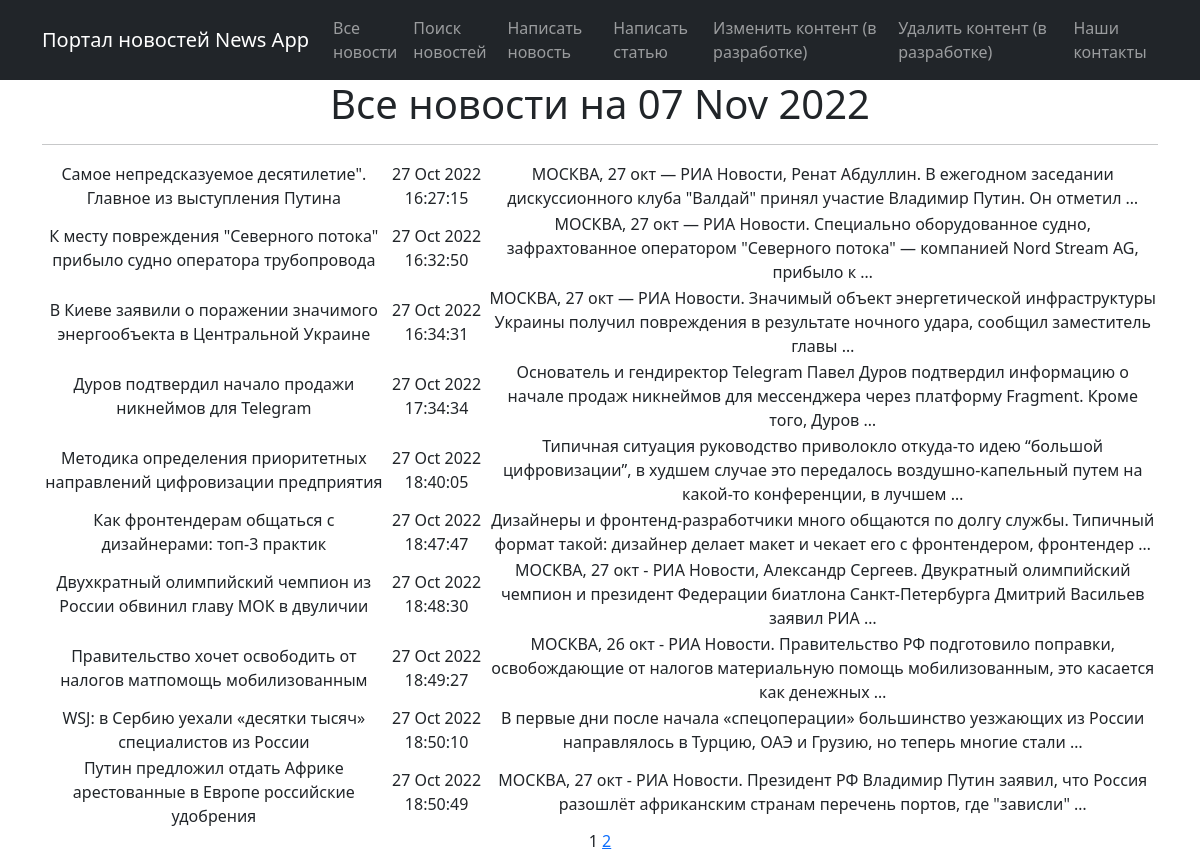
Page /news/ on the committed database.
### news_app/models.py (models this page shows, shortened)
class Post(models.Model):
	NEWS = 'NW'
	ARTICLE = 'AR'
	POST_TYPE = (
		(NEWS, 'Новость'),
		(ARTICLE, 'Статья')
	)
	categoryType = models.CharField(max_length=2, choices=POST_TYPE, default=ARTICLE)
	postTime = models.DateTimeField(auto_now_add=True)
	title = models.CharField(max_length=128)
	content = models.TextField()
	rating = models.SmallIntegerField(default=0)
	author = models.ForeignKey(Author, on_delete=models.CASCADE)
	category = models.ManyToManyField(Category, through='PostCategory')

### news_app/views.py (the view)
# urls.py: path('', PostList.as_view(), name='posts_list'),
class PostList(ListView):
    raise_exception = True
    model = Post
    ordering = 'postTime'
    template_name = 'posts.html'
    context_object_name = 'posts'
    paginate_by = 10
    def get_context_data(self, **kwargs):
        context = super().get_context_data(**kwargs)
        context['time_now'] = datetime.utcnow()
        return context

### news_app/templatetags/custom_filters.py (called while the page is built)
@register.filter()
def censor(value):
	stop_list_words = ['сосала', 'валят']
	for word in value.split():
		if word.lower() in stop_list_words:
			value = value.replace(word, f'{word[0]}{"*" * (len(word)-1)}')
	return value

### news_app/templatetags/custom_tags.py (called while the page is built)
@register.simple_tag(takes_context=True)
def url_replace(context, **kwargs):
   d = context['request'].GET.copy()
   for k, v in kwargs.items():
       d[k] = v
   return d.urlencode()

### templates/posts.html (shortened to what this page needs)
{% extends 'flatpages/default.html' %}
{% load custom_filters %}
{% load custom_tags %}
{% block content %}
   <h1>Все новости на {{ time_now|date:'d M Y' }} </h1>
   <hr>
   {% if posts %}
       <table>
           {% for post in posts %}
           <tr>
               <td> {{   post.title   }} </td>
               <td> {{   post.postTime|date:' d M Y H:i:s '   }} </td>
               <td> {{   post.content|truncatewords:20|censor   }} </td>
           </tr>
           {% endfor %}
       </table>
   {% else %}
       <h2>Новостей нет</h2>
   {% endif %}
   {{ page_obj.number }}
   {% if page_obj.has_next %}
       <a href="?{% url_replace page=page_obj.next_page_number %}">{{ page_obj.next_page_number }}</a>
   {% endif %}
{% endblock content %}

### templates/flatpages/default.html (shortened to what this page needs)
<!DOCTYPE html>
<html lang="en">
    <head>
        {% load static %}
        <link href="{% static 'css/styles.css' %}" rel="stylesheet" />
    </head>
    <body>
<nav class="navbar navbar-expand-lg navbar-dark bg-dark static-top">
   <div class="container">
       <a class="navbar-brand" href="#">Портал новостей News App</a>
       <div class="collapse navbar-collapse" id="navbarResponsive">
           <ul class="navbar-nav ml-auto">
               <li class="nav-item active">
                   <a class="nav-link" href="/news">Все новости
                   </a>
               </li>
               <li class="nav-item">
                   <a class="nav-link" href="/news/search">Поиск новостей</a>
               </li>
               <li class="nav-item">
                   <a class="nav-link" href="/news/create">Написать новость</a>
               </li>
               <li class="nav-item">
                   <a class="nav-link" href="/news/article/create">Написать статью</a>
               </li>
               <li class="nav-item">
                   <a class="nav-link" href="/news">Изменить контент (в разработке)</a>
               </li>
               <li class="nav-item">
                   <a class="nav-link" href="/news">Удалить контент (в разработке)</a>
               </li>
               <li class="nav-item">
                   <a class="nav-link" href="/contacts/">Наши контакты</a>
               </li>
           </ul>
       </div>
   </div>
</nav>
    <div class="container">
        <div class="row">
            <div class="cpl-lg-12 text-center">
                {% block content %}{% endblock content %}
            </div>
        </div>
    </div>
    </body>
</html>

### rows in the picture
Post: title "Самое непредсказуемое десятилетие\". Главное из выступления Путина", postTime "27 Oct 2022 16:27:15", content|censor "МОСКВА, 27 окт — РИА Новости, Ренат Абдуллин. В ежегодном заседании дискуссионного клуба \"Валдай\" принял участие Владимир Путин. Он отметил …"
Post: title "К месту повреждения \"Северного потока\" прибыло судно оператора трубопровода", postTime "27 Oct 2022 16:32:50", content|censor "МОСКВА, 27 окт — РИА Новости. Специально оборудованное судно, зафрахтованное оператором \"Северного потока\" — компанией Nord Stream AG, прибыло к …"
Post: title "В Киеве заявили о поражении значимого энергообъекта в Центральной Украине", postTime "27 Oct 2022 16:34:31", content|censor "МОСКВА, 27 окт — РИА Новости. Значимый объект энергетической инфраструктуры Украины получил повреждения в результате ночного удара, сообщил заместитель главы …"
Post: title "Дуров подтвердил начало продажи никнеймов для Telegram", postTime "27 Oct 2022 17:34:34", content|censor "Основатель и гендиректор Telegram Павел Дуров подтвердил информацию о начале продаж никнеймов для мессенджера через платформу Fragment. Кроме того, Дуров …"
Post: title "Методика определения приоритетных направлений цифровизации предприятия", postTime "27 Oct 2022 18:40:05", content|censor "Типичная ситуация руководство приволокло откуда-то идею “большой цифровизации”, в худшем случае это передалось воздушно-капельный путем на какой-то конференции, в лучшем …"
Post: title "Как фронтендерам общаться с дизайнерами: топ-3 практик", postTime "27 Oct 2022 18:47:47", content|censor "Дизайнеры и фронтенд-разработчики много общаются по долгу службы. Типичный формат такой: дизайнер делает макет и чекает его с фронтендером, фронтендер …"
Post: title "Двухкратный олимпийский чемпион из России обвинил главу МОК в двуличии", postTime "27 Oct 2022 18:48:30", content|censor "МОСКВА, 27 окт - РИА Новости, Александр Сергеев. Двукратный олимпийский чемпион и президент Федерации биатлона Санкт-Петербурга Дмитрий Васильев заявил РИА …"
Post: title "Правительство хочет освободить от налогов матпомощь мобилизованным", postTime "27 Oct 2022 18:49:27", content|censor "МОСКВА, 26 окт - РИА Новости. Правительство РФ подготовило поправки, освобождающие от налогов материальную помощь мобилизованным, это касается как денежных …"
Post: title "WSJ: в Сербию уехали «десятки тысяч» специалистов из России", postTime "27 Oct 2022 18:50:10", content|censor "В первые дни после начала «спецоперации» большинство уезжающих из России направлялось в Турцию, ОАЭ и Грузию, но теперь многие стали …"
Post: title "Путин предложил отдать Африке арестованные в Европе российские удобрения", postTime "27 Oct 2022 18:50:49", content|censor "МОСКВА, 27 окт - РИА Новости. Президент РФ Владимир Путин заявил, что Россия разошлёт африканским странам перечень портов, где \"зависли\" …"

### other values in the picture
{{ time_now|date:'d M Y' }} "07 Nov 2022"
{{ page_obj.number }} "1"
{{ page_obj.next_page_number }} "2"
